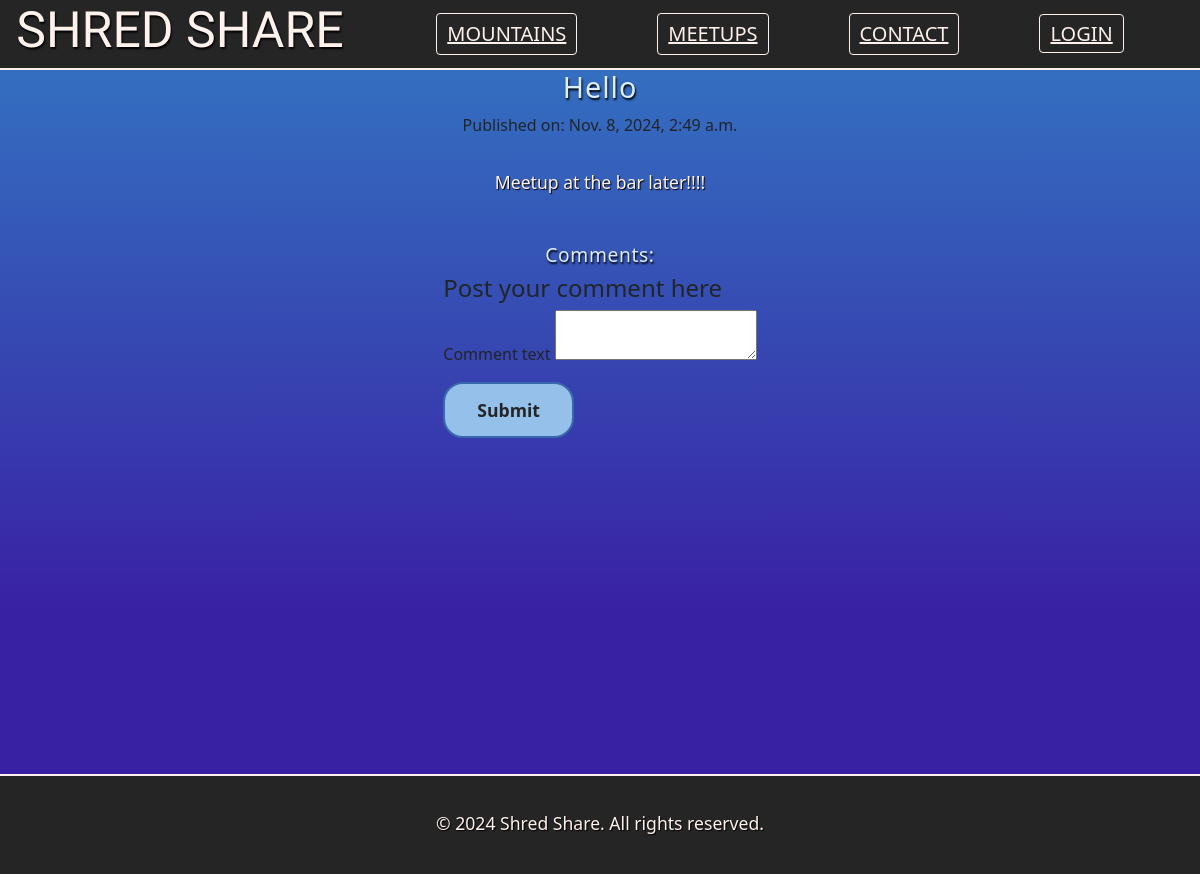
The app's page /details/14/ with its own data.
### posts/models.py (models this page shows, shortened)
class Post(models.Model):
    title = models.CharField(max_length=50, null=True, blank=True)
    body = models.TextField(max_length=200, null=True, blank=True)
    image = models.ImageField(upload_to='posts/%Y/%m/%d/', blank=True)
    slug = models.SlugField(max_length=200, null=True, blank=True)
    date = models.DateTimeField(auto_now_add=True)
    mountain = models.ForeignKey(Mountain, blank=True, null=True, on_delete=models.CASCADE)
    author = models.ForeignKey(user, blank=True, null=True, on_delete=models.CASCADE)

### posts/views.py (the view)
# urls.py: path("details/<int:pk>/", views.PostDetailView.as_view(), name= 'details'),
class PostDetailView(DetailView):
    model = Post
    template_name = 'posts/details.html'
    def get_context_data(self, **kwargs):
        context = super().get_context_data(**kwargs)
        post = self.object
        comments =  Comment.objects.filter(post=post)
        context["comments"] = comments
        return context

### templates/posts/details.html (shortened to what this page needs)
{% extends 'base.html' %}
{% load static %}
{% block content %}
<div  class="center-column">
    <h2>{{post.title}}</h2>
    <label>Published  on: {{post.date}} </label>
    <p>{{post.body}}</p>
    <div>
        <h3>Comments:
        </h3>
    </div>
    <div>
        <form method="post"  action="{% url 'create_comment' %}">
            <h4>Post your comment here</h4>
    <div>
        <label>Comment text</label>
        <textarea  name="text"></textarea>
    </div>
        <button type="submit" class="button">Submit</button>
        </form>
    </div>
</div>
{% endblock %}

### static/css/base.css (style rules this page uses)
:root { --primary-color: #ddeeff; --primary-color-100: #b3d0ea; --primary-color-300: #95c0e9; --secondary-color: #ADC4D7; --secondary-color-600: #83b0d5; --secondary-color-900: #79aad1; --neutral-color: #fff1eb; --background-color: #3a68ae; --surface-color: #252525; --surface-color-100: #272626d3; --surface-color-300: #3c3c4fd3; --eater-font: "Eater" }
html { font-size: 16px; background: rgb(56,57,179); background: linear-gradient(0deg, rgb(57, 33, 164) 30%, rgba(51,121,196,1) 100%); }
body { background-color: unset !important; }
h2 { color: var(--primary-color); font-size: 1.8rem; letter-spacing: .06rem; text-shadow: 1px 2px 2px black; }
h3 { color: var(--primary-color); font-size: 1.2rem; letter-spacing:.04rem; text-shadow: 1px 2px 2px black; }
p { color: var(--neutral-color); line-height: 1.5rem; font-size: 1.1rem; text-align: center; text-shadow: 1px 1px 1px black; }
.center-column { display: flex; align-items: center; justify-content: center; flex-direction: column; }
* { margin: 0; padding: 0; box-sizing: border-box; }
body { min-height: 100vh; display: flex; flex-direction: column; }
button { background-color: var(--primary-color-300); color: var(--surface-color); border: 2px solid var(--background-color); border-radius: 20px; padding: 0.8rem 2rem; font-size: 1.1rem; font-weight: 600; cursor: pointer; transition: all 0.2s ease; margin-top: 1rem; align-self: center; }

### records on screen
Post: title "Hello", date "Nov. 8, 2024, 2:49 a.m.", body "Meetup at the bar later!!!!"
